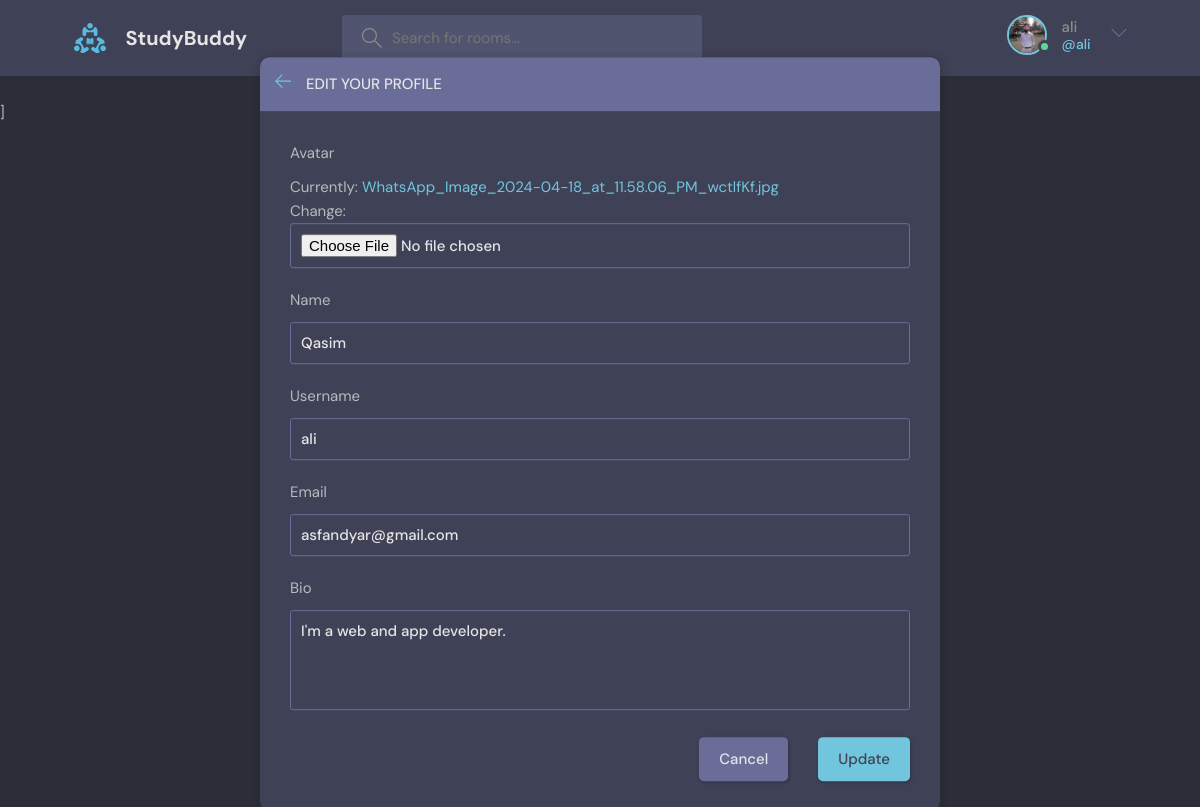
Page /update_user/ (signed in) on the earlier database version.
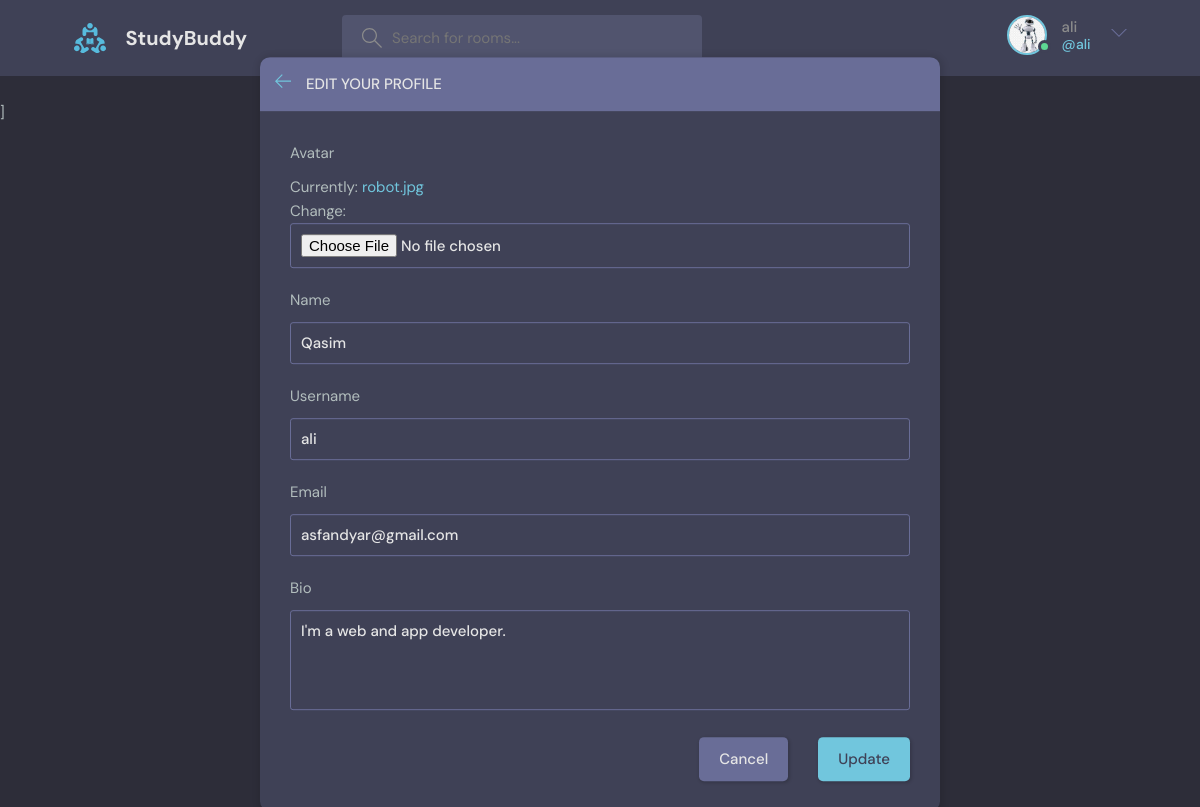
Same page on the later database version.
### base/models.py (models this page shows)
class User(AbstractUser):
    name = models.CharField(max_length=100, null=True)
    email = models.EmailField(unique=True, null=True)
    bio = models.TextField(null=True)
    avatar = models.ImageField(null=True, default='avatar.svg')
    USERNAME_FIELD = 'email'
    REQUIRED_FIELDS = []

### base/views.py (the view)
# urls.py: path('update_user/', views.update_user, name='update_user'),
@login_required(login_url='/login')
def update_user(request):
    user = request.user
    form = UserForm(instance=user)
    if request.method == 'POST':
        form = UserForm(request.POST, request.FILES, instance=user)
        if form.is_valid():
            form.save()
            return redirect('user_profile', pk=user.id)
    context = {'form':form}
    return render(request, 'base/update_user.html', context=context)

### base/forms.py
class UserForm(ModelForm):
    class Meta:
        model = User
        fields = ['avatar', 'name', 'username', 'email', 'bio']

### base/templates/base/update_user.html (shortened to what this page needs)
{% extends 'main.html' %}
{% block content %}
    <main class="update-account layout">
        <div class="container">
            <div class="layout__box">
                <div class="layout__boxHeader">
                    <div class="layout__boxTitle">
                        <a href="{% url 'home' %}">
                            <svg version="1.1" xmlns="http://www.w3.org/2000/svg" width="32" height="32"
                                viewBox="0 0 32 32">
                                <title>arrow-left</title>
                                <path
                                    d="M13.723 2.286l-13.723 13.714 13.719 13.714 1.616-1.611-10.96-10.96h27.625v-2.286h-27.625l10.965-10.965-1.616-1.607z">
                                </path>
                            </svg>
                        </a>
                        <h3>Edit your profile</h3>
                    </div>
                </div>
                <div class="layout__body">
                    <form class="form" action="" method="post" enctype="multipart/form-data">
                      {% for field in form %}
                        <div class="form__group">
                            <label for="profile_pic">{{ field.label }}</label>
                            {{field}}
                        </div>
                        {% endfor %}
                        <div class="form__action">
                            <a class="btn btn--dark" href="index.html">Cancel</a>
                            <button class="btn btn--main" type="submit">Update</button>
                        </div>
                    </form>
                </div>
            </div>
        </div>
    </main>]
{% endblock content %}

### templates/navbar.html (shortened to what this page needs)
{% load static %}
<header class="header header--loggedIn">
    <div class="container">
      <a href="{% url 'home' %}" class="header__logo">
        <img src="{% static 'images/logo.svg' %}" />
        <h1>StudyBuddy</h1>
      </a>
      <form class="header__search" method="get" action="{% url 'home' %}">
        <label>
          <input name="q" placeholder="Search for rooms..." />
        </label>
      </form>
      <nav class="header__menu">
        {% if request.user.is_authenticated %}
        <div class="header__user">
          <a href="{% url 'update_user' %}">
            <div class="avatar avatar--medium active">
              <img src="{{ request.user.avatar.url }}" />
            </div>
            <p>{{ request.user.username }}<span>@{{ request.user.username }}</span></p>
          </a>
          <button class="dropdown-button">
            <svg version="1.1" xmlns="http://www.w3.org/2000/svg" width="32" height="32" viewBox="0 0 32 32">
              <title>chevron-down</title>
              <path d="M16 21l-13-13h-3l16 16 16-16h-3l-13 13z"></path>
            </svg>
          </button>
        </div>
        {% else %}
        <a href="{% url 'login_page' %}">
          <img src="{% static 'images/avatar.svg' %}" />
          <p>Login</p>
        </a>
        {% endif %}
      </nav>
    </div>
  </header>

Differences in the rows shown:
changed User "ali": user.avatar: a different picture
Other differences:
text no longer shown: "Currently: WhatsApp_Image_2024-04-18_at_11.58.06_PM_wctlfKf.jpg Change:"
text now shown: "Currently: robot.jpg Change:"
